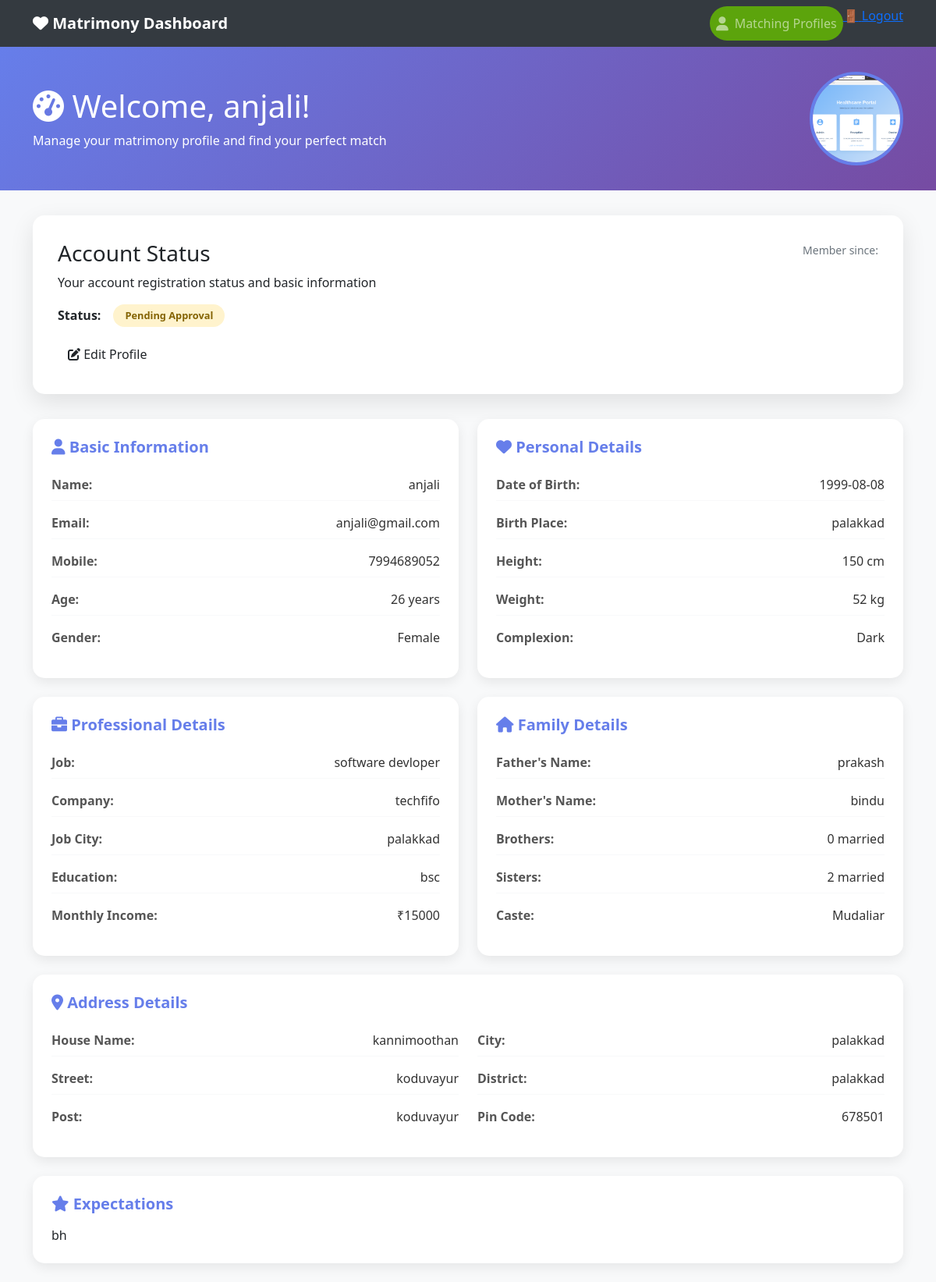
The app's page /customer/dashboard/ (signed in), older data.
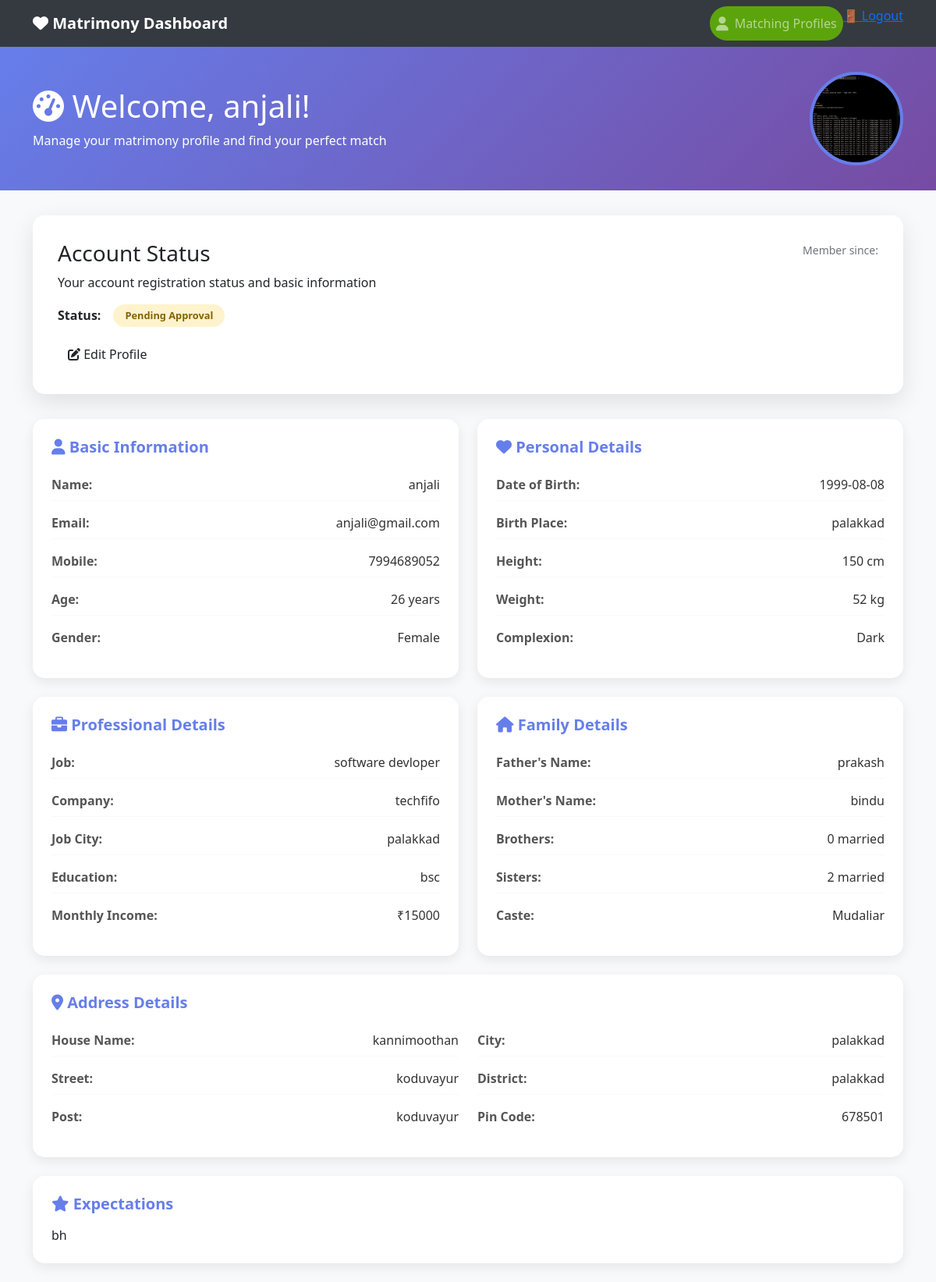
The same page, newer data.
### accounts/models.py (models this page shows, shortened)
class Customer(models.Model):
    user = models.OneToOneField(User, related_name="customer_profile", on_delete=models.CASCADE, blank=True, null=True)
    CASTE_CHOICES = (
        ("Mudaliar", "Mudaliar"),
        ("Chetty", "Chetty"),
        ("Devanga", "Devanga"),
        ("Ezhavas_Thiyas", "Ezhavas & Thiyas"),
        ("Thandan", "Thandan"),
    )
    MARITAL_STATUS_CHOICES = (
        ("Single", "Single"),
        ("Divorced", "Divorced"),
    )
    STAR_CHOICES = (
        ("Aswathi", "Aswathi"),
        ("Bharani", "Bharani"),
        ("Karthika", "Karthika"),
        ("Rohini", "Rohini"),
        ("Makayiram", "Makayiram"),
        ("Thiruvathira", "Thiruvathira"),
        ("Punartham", "Punartham"),
        ("Pooyam", "Pooyam"),
        ("Aayilyam", "Aayilyam"),
        ("Makam", "Makam"),
        ("Pooram", "Pooram"),
        ("Uthram", "Uthram"),
        ("Atham", "Atham"),
        ("Chittira", "Chittira"),
        ("Chothi", "Chothi"),
        ("Vishakam", "Vishakam"),
        ("Anizham", "Anizham"),
        ("Thiruketta", "Thiruketta"),
        ("Moolam", "Moolam"),
        ("Pooradam", "Pooradam"),
        ("Uthradam", "Uthradam"),
        ("Thiruvonam", "Thiruvonam"),
        ("Avittam", "Avittam"),
        ("Chathayam", "Chathayam"),
        ("Pooruruttathi", "Pooruruttathi"),
        ("Uthrattathi", "Uthrattathi"),
        ("Revathi", "Revathi"),
    )
    father_name = models.CharField(max_length=256, blank=True, null=True)
    age = models.IntegerField(blank=True, null=True)
    gender = models.CharField(max_length=256, blank=True, null=True)
    contact_no = models.CharField(max_length=10, blank=True, null=True)
    description = models.CharField(max_length=256, blank=True, null=True)
    profile_image = models.ImageField(upload_to="profile_images/", null=True, blank=True)
    id_proof = models.CharField(max_length=256, blank=True, null=True)
    address = models.CharField(max_length=300, blank=True, null=True)
    star = models.CharField(max_length=50, choices=STAR_CHOICES, blank=True, null=True)
    married_sisters = models.CharField(max_length=250, blank=True, null=True)
    married_brothers = models.CharField(max_length=250, blank=True, null=True)
    no_sisters = models.CharField(max_length=250, blank=True, null=True)
    no_brothers = models.CharField(max_length=250, blank=True, null=True)
    mother_job = models.CharField(max_length=250, blank=True, null=True)
    father_job = models.CharField(max_length=250, blank=True, null=True)
    mother_name = models.CharField(max_length=250, blank=True, null=True)
    landline_no = models.IntegerField(blank=True, null=True)
    year = models.CharField(max_length=250, blank=True, null=True)
    school = models.CharField(max_length=250, blank=True, null=True)
    education = models.CharField(max_length=250, blank=True, null=True)
    income = models.CharField(max_length=250, blank=True, null=True)
    job_city = models.CharField(max_length=250, blank=True, null=True)
    job_department = models.CharField(max_length=250, blank=True, null=True)
    company = models.CharField(max_length=250, blank=True, null=True)
    job = models.CharField(max_length=250, blank=True, null=True)
    caste = models.CharField(max_length=250, choices=CASTE_CHOICES, blank=True, null=True)
    marital_status = models.CharField(max_length=50, choices=MARITAL_STATUS_CHOICES, blank=True, null=True)
    physical_condition = models.CharField(max_length=250, blank=True, null=True)
    weight = models.CharField(max_length=250, blank=True, null=True)
    complexion = models.CharField(max_length=250, blank=True, null=True)
    height = models.CharField(max_length=250, blank=True, null=True)
    time_birth = models.CharField(max_length=250, blank=True, null=True)
    place_birth = models.CharField(max_length=250, blank=True, null=True)
    dob = models.CharField(max_length=250, blank=True, null=True)
    district = models.CharField(max_length=250, blank=True, null=True)
    city = models.CharField(max_length=250, blank=True, null=True)
    post = models.CharField(max_length=250, blank=True, null=True)
    pin_code = models.CharField(max_length=250, blank=True, null=True)
    street = models.CharField(max_length=250, blank=True, null=True)
    house_name = models.CharField(max_length=250, blank=True, null=True)
    STATUS_CHOICES = (
        (0, "Pending"),
        (1, "Approved"),
    )
    status = models.IntegerField(choices=STATUS_CHOICES, default=0)
    is_active= models.BooleanField(default=True)
    created = models.DateTimeField(auto_now_add=True, blank=True, null=True)
    updated = models.DateTimeField(auto_now=True, blank=True, null=True)
    dosham = models.CharField(max_length=50, blank=True, null=True)

class User(AbstractUser):
    is_superadmin = models.BooleanField(default=False)
    is_customer = models.BooleanField(default=False)

### accounts/views.py (the view)
# urls.py: path("customer/dashboard/", views.customer_dashboard, name="customer_dashboard"),
@login_required
def customer_dashboard(request):
    if not hasattr(request.user, "customer_profile"):
        return redirect("login")  # redirect non-customers to login or error page
    customer = request.user.customer_profile  # get Customer object
    return render(request, "customer_dashboard/dashboard.html", {"customer": customer})

### templates/customer_dashboard/dashboard.html (shortened to what the changed rows need)
<!DOCTYPE html>
<html lang="en">
<head>
    <link href="https://cdn.jsdelivr.net/npm/bootstrap@5.1.3/dist/css/bootstrap.min.css" rel="stylesheet">
    <link href="https://cdnjs.cloudflare.com/ajax/libs/font-awesome/6.0.0/css/all.min.css" rel="stylesheet">
</head>
<body style="background: #f8f9fa;">
    <div class="dashboard-header">
        <div class="container">
            <div class="row align-items-center">
                <div class="col-md-8">
                    <h1><i class="fas fa-tachometer-alt"></i> Welcome, {{ customer.user.get_full_name  }}!</h1>
                    <p class="mb-0">Manage your matrimony profile and find your perfect match</p>
                </div>
                <div class="col-md-4 text-end">
                    {% if customer.profile_image %}
                    <img src="{{ customer.profile_image.url }}" alt="Profile Image" class="profile-image">
                    {% else %}
                    <img src="https://via.placeholder.com/200" alt="No Image" class="img-fluid rounded">
                    {% endif %}
                </div>
            </div>
        </div>
    </div>
    <div class="container">
        <div class="row">
            <div class="col-md-6">
                <div class="info-card">
                    <div class="info-item">
                        <span class="info-label">Name:</span>
                        <span class="info-value">{{ customer.user.first_name }}</span>
                    </div>
                    <div class="info-item">
                        <span class="info-label">Email:</span>
                        <span class="info-value">{{ customer.user.email }}</span>
                    </div>
                    <div class="info-item">
                        <span class="info-label">Mobile:</span>
                        <span class="info-value">{{ customer.contact_no }}</span>
                    </div>
                    <div class="info-item">
                        <span class="info-label">Age:</span>
                        <span class="info-value">{{ customer.age }} years</span>
                    </div>
                    <div class="info-item">
                        <span class="info-label">Gender:</span>
                        <span class="info-value">{{ customer.gender }}</span>
                    </div>
                </div>
            </div>
            <div class="col-md-6">
                <div class="info-card">
                    <div class="info-item">
                        <span class="info-label">Date of Birth:</span>
                        <span class="info-value">{{ customer.dob }}</span>
                    </div>
                    <div class="info-item">
                        <span class="info-label">Birth Place:</span>
                        <span class="info-value">{{ customer.place_birth }}</span>
                    </div>
                    <div class="info-item">
                        <span class="info-label">Height:</span>
                        <span class="info-value">{{ customer.height }} cm</span>
                    </div>
                    <div class="info-item">
                        <span class="info-label">Weight:</span>
                        <span class="info-value">{{ customer.weight }} kg</span>
                    </div>
                    <div class="info-item">
                        <span class="info-label">Complexion:</span>
                        <span class="info-value">{{ customer.complexion }}</span>
                    </div>
                </div>
            </div>
            <div class="col-md-6">
                <div class="info-card">
                    <div class="info-item">
                        <span class="info-label">Job:</span>
                        <span class="info-value">{{ customer.job }}</span>
                    </div>
                    <div class="info-item">
                        <span class="info-label">Company:</span>
                        <span class="info-value">{{ customer.company }}</span>
                    </div>
                    <div class="info-item">
                        <span class="info-label">Job City:</span>
                        <span class="info-value">{{ customer.job_city }}</span>
                    </div>
                    <div class="info-item">
                        <span class="info-label">Education:</span>
                        <span class="info-value">{{ customer.education }}</span>
                    </div>
                    <div class="info-item">
                        <span class="info-label">Monthly Income:</span>
                        <span class="info-value">₹{{ customer.income }}</span>
                    </div>
                </div>
            </div>
            <div class="col-md-6">
                <div class="info-card">
                    <div class="info-item">
                        <span class="info-label">Father's Name:</span>
                        <span class="info-value">{{ customer.father_name }}</span>
                    </div>
                    <div class="info-item">
                        <span class="info-label">Mother's Name:</span>
                        <span class="info-value">{{ customer.mother_name }}</span>
                    </div>
                    <div class="info-item">
                        <span class="info-label">Brothers:</span>
                        <span class="info-value">{{ customer.no_brothers }} married</span>
                    </div>
                    <div class="info-item">
                        <span class="info-label">Sisters:</span>
                        <span class="info-value">{{ customer.no_sisters }} married</span>
                    </div>
                    <div class="info-item">
                        <span class="info-label">Caste:</span>
                        <span class="info-value">{{ customer.caste }}</span>
                    </div>
                </div>
            </div>
            <div class="col-md-12">
                <div class="info-card">
                    <div class="row">
                        <div class="col-md-6">
                            <div class="info-item">
                                <span class="info-label">House Name:</span>
                                <span class="info-value">{{ customer.house_name }}</span>
                            </div>
                            <div class="info-item">
                                <span class="info-label">Street:</span>
                                <span class="info-value">{{ customer.street }}</span>
                            </div>
                            <div class="info-item">
                                <span class="info-label">Post:</span>
                                <span class="info-value">{{ customer.post }}</span>
                            </div>
                        </div>
                        <div class="col-md-6">
                            <div class="info-item">
                                <span class="info-label">City:</span>
                                <span class="info-value">{{ customer.city }}</span>
                            </div>
                            <div class="info-item">
                                <span class="info-label">District:</span>
                                <span class="info-value">{{ customer.district }}</span>
                            </div>
                            <div class="info-item">
                                <span class="info-label">Pin Code:</span>
                                <span class="info-value">{{ customer.pin_code }}</span>
                            </div>
                        </div>
                    </div>
                </div>
            </div>
            {% if customer.description %}
            <div class="col-md-12">
                <div class="info-card">
                    <h5><i class="fas fa-star"></i> Expectations</h5>
                    <p class="mb-0">{{ customer.description }}</p>
                </div>
            </div>
            {% endif %}
        </div>
    </div>
</body>
</html>

Row changes from the older to the newer data that the page shows:
changed Customer "Female": profile_image: a different picture
